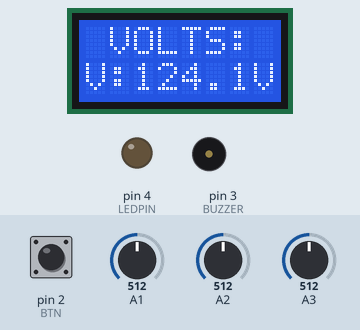
Simulated run of this sketch. Board: Arduino Uno, built with avr-gcc and run on an emulated ATmega328P. Shown: 8×2 character LCD, output pins drawn as LEDs (lit = HIGH), buzzer (waves = sounding). Inputs (shaded band) come from the test bench; at power-on: pin 2 (BTN) HIGH, A2 = 512, A1 = 512, A3 = 512. Pins used as bus, display or sensor lines are not drawn.

Above: at 6.1 s.
6.2 s: pin 2 (BTN) pulled LOW for 0.15 s
At 6.7 s:
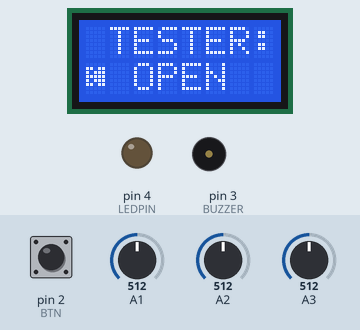
7.8 s: A2 set to 466
9.3 s: A2 set to 434
At 10.5 s:
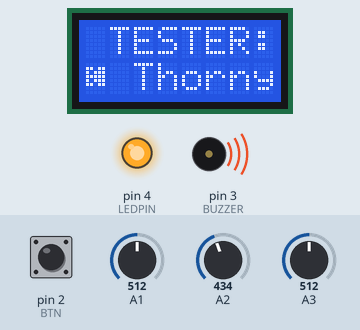
10.8 s: pin 2 (BTN) pulled LOW for 1 s
At 11.8 s:
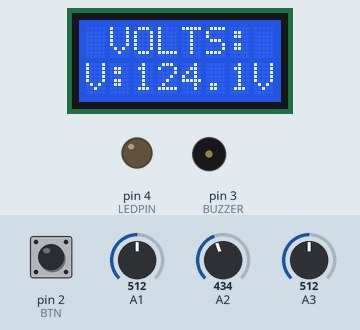
13.3 s: A1 set to 440
At 14.4 s:
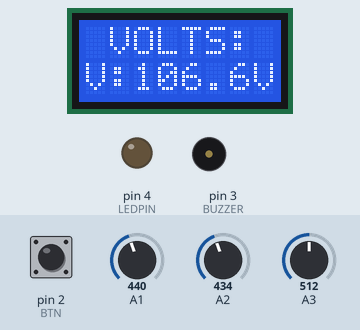
14.8 s: A3 set to 716
At 15.3 s:
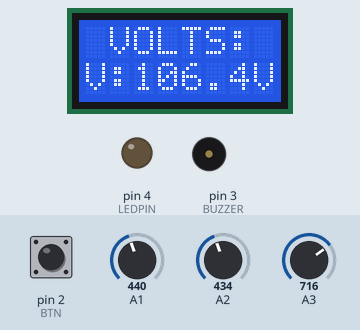
Timing chart, 0 to 17.5 s (numbered marks = the images above; inputs shaded):
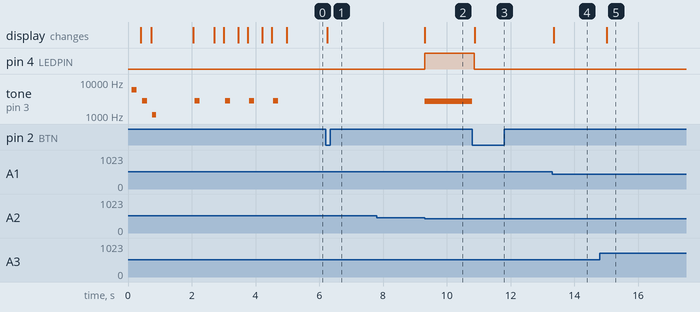

Measured:
- the behaviour switches between 450 and 449 on A2 (found by bisection; images 1 and 2)
- after the input at 6.2 s, the display: changes after 0.06 s (image 1)
- after the input at 7.8 s, every drawn part: stays the same
- after the input at 9.3 s, pin 4 (LEDPIN): LOW → HIGH at once; tone on pin 3 (BUZZER): silent → 2700 Hz at once; the display: changes at once (image 2)
- after the input at 10.8 s, pin 4 (LEDPIN): HIGH → LOW after 0.06 s; tone on pin 3 (BUZZER): 2700 Hz → silent at once; the display: changes after 0.07 s (image 3)
- after the input at 13.3 s, the display: changes after 0.05 s (image 4)
- after the input at 14.8 s, the display: changes after 0.21 s (image 5)

The sketch:

VOLTAGE.ino
```cpp
#include <LiquidCrystal.h>

const int rs = 12, en = 13, d4 = 8, d5 = 7, d6 = 6, d7 = 5;
LiquidCrystal lcd(rs, en, d4, d5, d6, d7);
#define BTN 2
#define BUZZER 3
#define LEDPIN 4

int vol_Welcome = 100;
int vol_Switch  = 80;
int vol_Tester  = 100;

int menu = 0;   // 0=Voltmeter | 1=Diode Test
unsigned long lastPress = 0, lastUpdate = 0;
bool lastBtnState = HIGH;

byte ohmChar[8]   = {0b01110,0b10001,0b10001,0b10001,0b01010,0b01010,0b11111,0b00000};
byte diodeChar[8] = {0b00000,0b11011,0b10111,0b11111,0b10111,0b11011,0b00000,0b00000};

void playTone(int mode, int duration = 0) {
  int level = 0;
  if (mode == 1) level = vol_Welcome;
  if (mode == 2) level = vol_Switch;
  if (mode == 3) level = vol_Tester;
  if (level == 0) { digitalWrite(BUZZER, LOW); return; }
  int delayMicros = map(level, 0, 100, 1000, 80);
  if (duration > 0) {
    long elapsed = 0;
    while (elapsed < duration * 1000L) {
      digitalWrite(BUZZER, HIGH); delayMicroseconds(delayMicros);
      digitalWrite(BUZZER, LOW);  delayMicroseconds(delayMicros);
      elapsed += delayMicros * 2;
    }
  } else {
    digitalWrite(BUZZER, HIGH); delayMicroseconds(delayMicros);
    digitalWrite(BUZZER, LOW);  delayMicroseconds(delayMicros);
  }
}

void setup() {
  pinMode(BUZZER, OUTPUT);
  pinMode(LEDPIN, OUTPUT);
  pinMode(BTN, INPUT_PULLUP);
  lcd.begin(8, 2);
  lcd.createChar(0, ohmChar);
  lcd.createChar(2, diodeChar);
  nokiaBoot();
}

void loop() {
  checkButton(); // Permanent button check

  // Fix: Manage menus in a single structure to avoid time conflicts
  if (menu == 1) {
    diodeTest();
  }
  else {
    noTone(BUZZER); // We make sure that the diode test sound does not sound in the voltmeter menu.
    if (millis() - lastUpdate > 400) {
      voltMeter();
      lastUpdate = millis();
    }
  }
}

void nokiaBoot() {
  lcd.clear();
  int nokiaP[] = {100, 90, 60, 75};
  for (int i = 0; i <= 2; i++) {
    lcd.clear();
    lcd.setCursor(i, 0); lcd.print("MKIT");
    vol_Welcome = nokiaP[i];
    playTone(1, 120);
    delay(200);
  }
  vol_Welcome = 90;
  delay(1000);
  lcd.setCursor(3, 1); lcd.print("M2");
  playTone(1, 150);
  delay(500);
  for (int j = 0; j < 3; j++) {
    lcd.noDisplay(); delay(300);
    lcd.display();
    playTone(1, 150);
    delay(300);
  }
  lcd.clear();
}

void voltMeter() {
  lcd.setCursor(1, 0); lcd.print("VOLTS:  ");
  digitalWrite(LEDPIN, LOW);

  // 1. Read the calibration value from A3
  // This value determines how much to subtract from the final number (between 0 and 1 V).
  float offset = map(analogRead(A3), 0, 1023, 0, 100) / 100.0;

  long sum = 0;
  for(int i=0; i<100; i++) sum += analogRead(A1);
  float avgAdc = sum / 100.0;

  // 2. Calculation of main voltage
  float Vin = (avgAdc * 5.0 / 1023.0) * 49.78;

  // 3. Applying balance: Subtracting the error amount (Offset)
  Vin = Vin - offset;

  // 4. Prevent negative numbers from being displayed
  if (Vin < 0.1) Vin = 0.0;

  lcd.setCursor(0, 1);
  lcd.print("V:"); lcd.print(Vin, 1); lcd.print("V   ");
}

void diodeTest() {
  lcd.setCursor(0, 0); lcd.print(" TESTER:  ");
  int adc = analogRead(A2);
  lcd.setCursor(0, 1);
  lcd.write(byte(2));
  if(adc < 450) {
    lcd.print(" Thorny ");
    digitalWrite(LEDPIN, HIGH);
    tone(BUZZER, 2700);
  } else {
    lcd.print(" OPEN   ");
    digitalWrite(LEDPIN, LOW);
    noTone(BUZZER); // Mute when open
  }
}

void checkButton() {
  bool btnState = digitalRead(BTN);
  if(btnState == LOW && lastBtnState == HIGH) {
    if(millis() - lastPress > 250) {
      noTone(BUZZER); // Fix: Mute any sound when changing menu
      playTone(2, 50);
      menu++;
      if(menu > 1) menu = 0;
      lcd.clear();
      lastPress = millis();
    }
  }
  lastBtnState = btnState;
}
```
